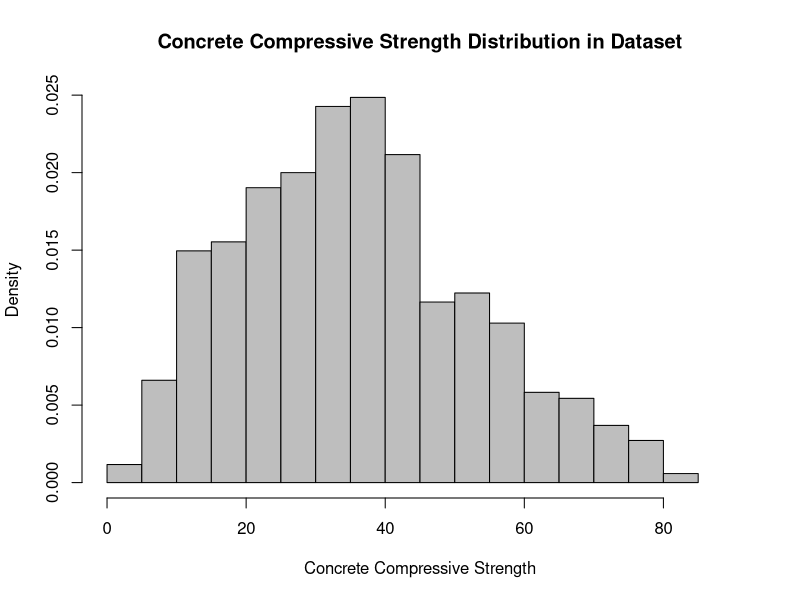
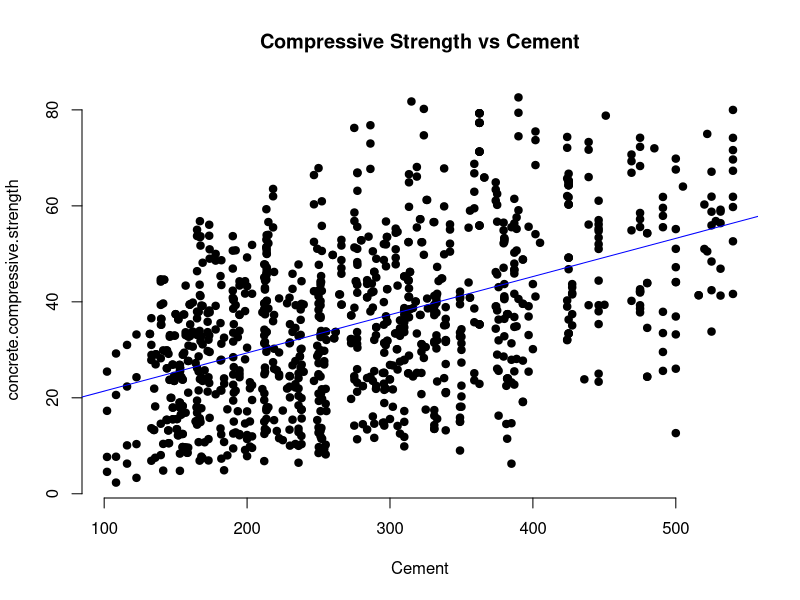
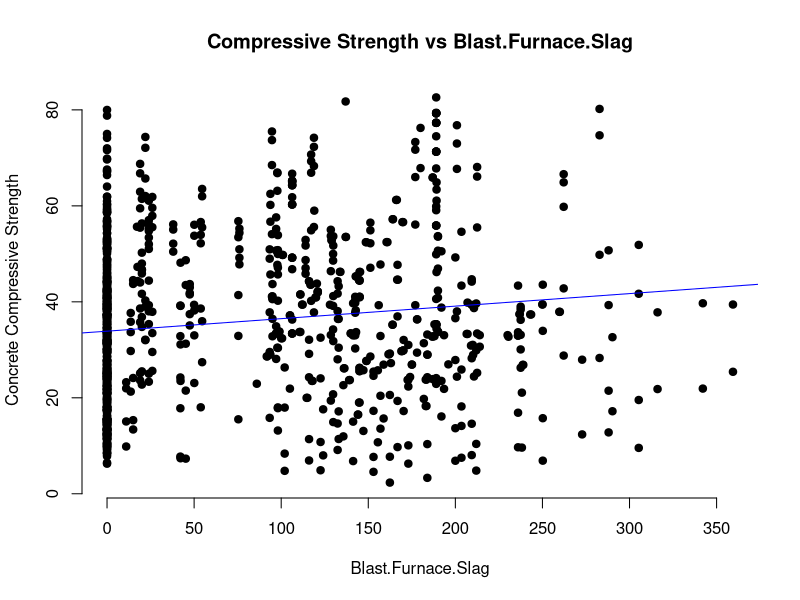
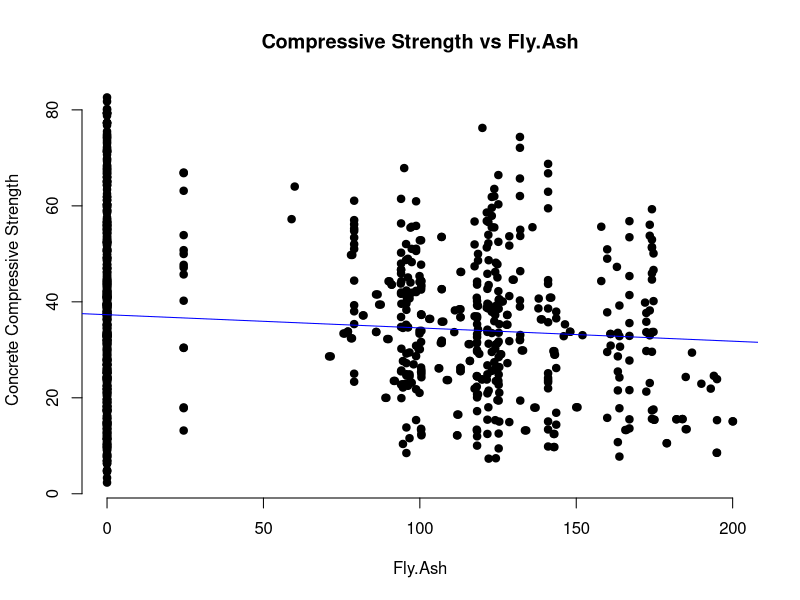
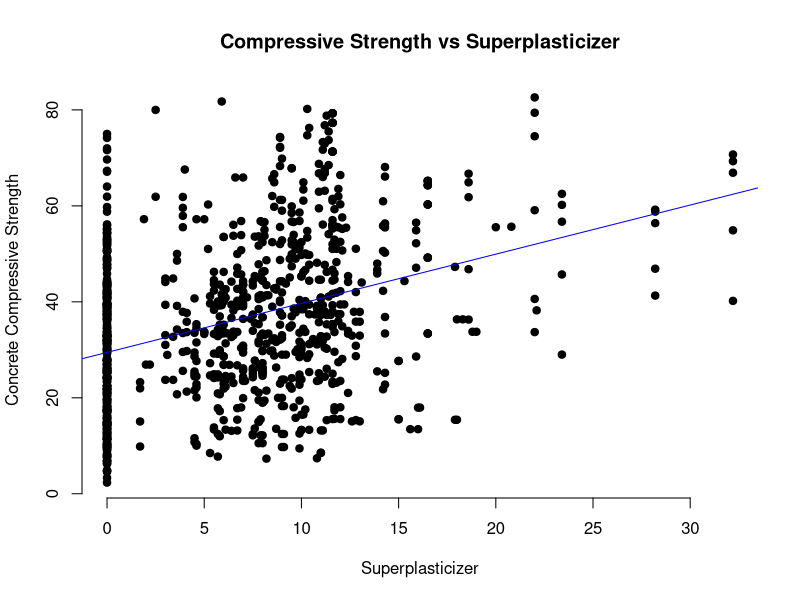
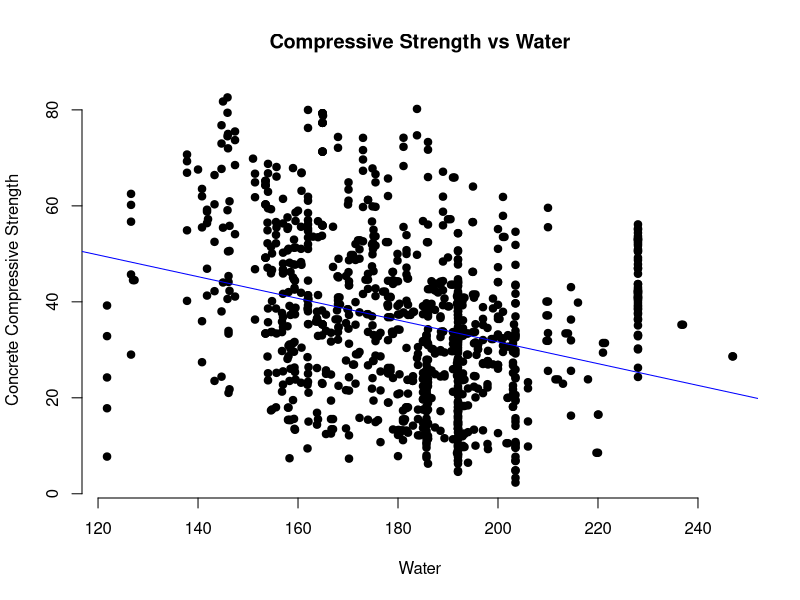
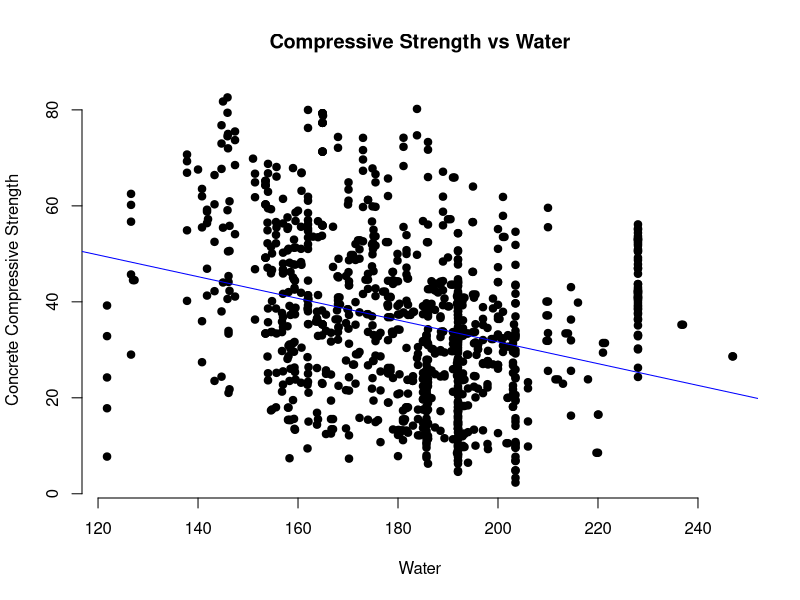
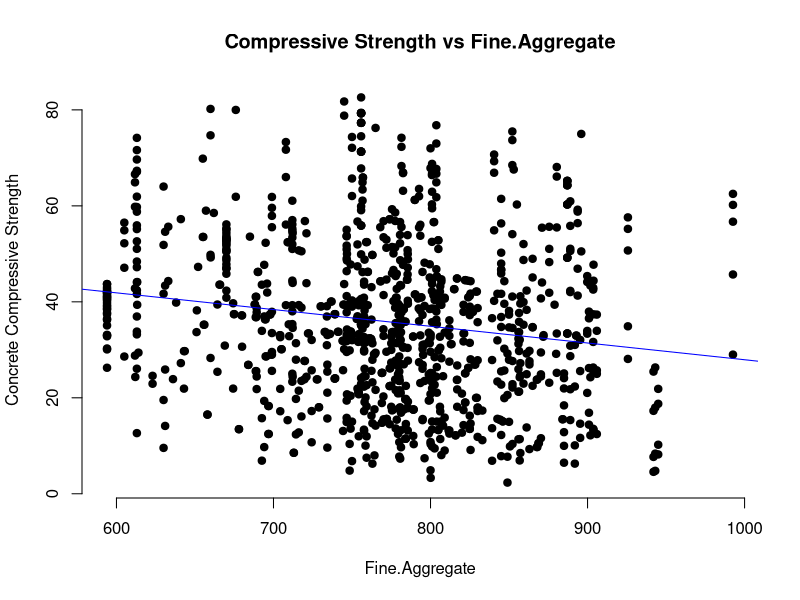

Here is the R script that generated these plots, in order: (Note: this script raises an error after producing the figures.)
#importing data
df <- read.csv('Concrete_Data.csv')

#loading library
library('ggplot2')



#visualizing data

# histogram of Target Variable
hist(df$Concrete.compressive.strength,
     main="Concrete Compressive Strength Distribution in Dataset",
     xlab="Concrete Compressive Strength",
     xlim=c(0,90),
     col="grey",
     freq=FALSE
)

#scatterplots
plot(df$Cement, df$Concrete.compressive.strength, main = "Compressive Strength vs Cement",
     xlab = "Cement", ylab = "concrete.compressive.strength",
     pch = 19, frame = FALSE) +
  abline(lm(df$Concrete.compressive.strength ~ df$Cement, data = df), col = "blue")


plot(df$Blast.Furnace.Slag, df$Concrete.compressive.strength, 
     main = "Compressive Strength vs Blast.Furnace.Slag",
     xlab = "Blast.Furnace.Slag", 
     ylab = "Concrete Compressive Strength",
     pch = 19, frame = FALSE) +
  abline(lm(df$Concrete.compressive.strength ~ df$Blast.Furnace.Slag, data = df), col = "blue")



plot(df$Fly.Ash, df$Concrete.compressive.strength, 
     main = "Compressive Strength vs Fly.Ash",
     xlab = "Fly.Ash", 
     ylab = "Concrete Compressive Strength",
     pch = 19, frame = FALSE) +
  abline(lm(df$Concrete.compressive.strength ~ df$Fly.Ash, data = df), col = "blue")



plot(df$Superplasticizer, df$Concrete.compressive.strength, 
     main = "Compressive Strength vs Superplasticizer",
     xlab = "Superplasticizer", 
     ylab = "Concrete Compressive Strength",
     pch = 19, frame = FALSE) +
  abline(lm(df$Concrete.compressive.strength ~ df$Superplasticizer, data = df), col = "blue")



plot(df$Water, df$Concrete.compressive.strength, 
     main = "Compressive Strength vs Water",
     xlab = "Water", 
     ylab = "Concrete Compressive Strength",
     pch = 19, frame = FALSE) +
  abline(lm(df$Concrete.compressive.strength ~ df$Water, data = df), col = "blue")


plot(df$Water, df$Concrete.compressive.strength, 
     main = "Compressive Strength vs Water",
     xlab = "Water", 
     ylab = "Concrete Compressive Strength",
     pch = 19, frame = FALSE) +
  abline(lm(df$Concrete.compressive.strength ~ df$Water, data = df), col = "blue")


plot(df$Fine.Aggregate, df$Concrete.compressive.strength, 
     main = "Compressive Strength vs Fine.Aggregate",
     xlab = "Fine.Aggregate", 
     ylab = "Concrete Compressive Strength",
     pch = 19, frame = FALSE) +
  abline(lm(df$Concrete.compressive.strength ~ df$Fine.Aggregate, data = df), col = "blue")


plot(df$Coarse.Aggregate, df$Concrete.compressive.strength, 
     main = "Compressive Strength vs Coarse.Aggregate",
     xlab = "Coarse.Aggregate", 
     ylab = "Concrete Compressive Strength",
     pch = 19, frame = FALSE) +
  abline(lm(df$Concrete.compressive.strength ~ df$Coarse.Aggregate, data = df), col = "blue")



plot(df$Age, df$Concrete.compressive.strength, 
     main = "Compressive Strength vs Age",
     xlab = "Age", 
     ylab = "Concrete Compressive Strength",
     pch = 19, frame = FALSE) +
  abline(lm(df$Concrete.compressive.strength ~ df$Age, data = df), col = "blue")


#Simple regression 
mod1 <- lm(Concrete.compressive.strength~., data=df)
summary(mod1)

#Studying Regression with Interactions 
mod2 <- lm(Concrete.compressive.strength~(.)^2, data=df)
summary(mod2)

#Multivariate Adaptive Regression Splines 
library(earth)
MARS <- earth(Concrete.compressive.strength~., df)
print(MARS)
summary(MARS)
plot(MARS, which = 1)

#MARS with Interactions 
MARS2 <- earth(Concrete.compressive.strength~., df, degree = 2)
print(MARS2)
summary(MARS2)
plot(MARS2, which = 1)




#Building a Random Forest Model for Concrete Compressive Strength 
library(randomForest)
#Using default mtry (2 variables tested at each split)
rf1 <- randomForest(Concrete.compressive.strength~., data=df, importance=TRUE)
rf1

plot(sqrt(rf$mse), main="RMSE vs #_of_Trees")

#Varying the number of variables tested at each split
j <- list()
mtry <- list()
for(i in 2:8) {
  rf <- randomForest(Concrete.compressive.strength~., data=df, importance=TRUE, mtry = i)
  rmse <- mean(sqrt(rf$mse))
  j <- c(j, rmse)
  mtry <- c(mtry, i)
}
#plotting results
plot(mtry, j, main = 'Number of variables at each split vs RMSE', 
     xlab = 'Number of Variables',
     ylab = 'RMSE')

#lowest rmse is obtained when mtry = 4

#Best Model
rf2 <- randomForest(Concrete.compressive.strength~., data=df, importance=TRUE, mtry = 4)
rf2

#92.3% of the variance is explained. 

#variables importance
importance(rf2)
varImpPlot(rf, main="Plot of Variable Importance")

#Most importance variables are Age, Cement, Water, Superplasticizer


#Random Forest offers the best results for predicting compressive strength of concrete. 
